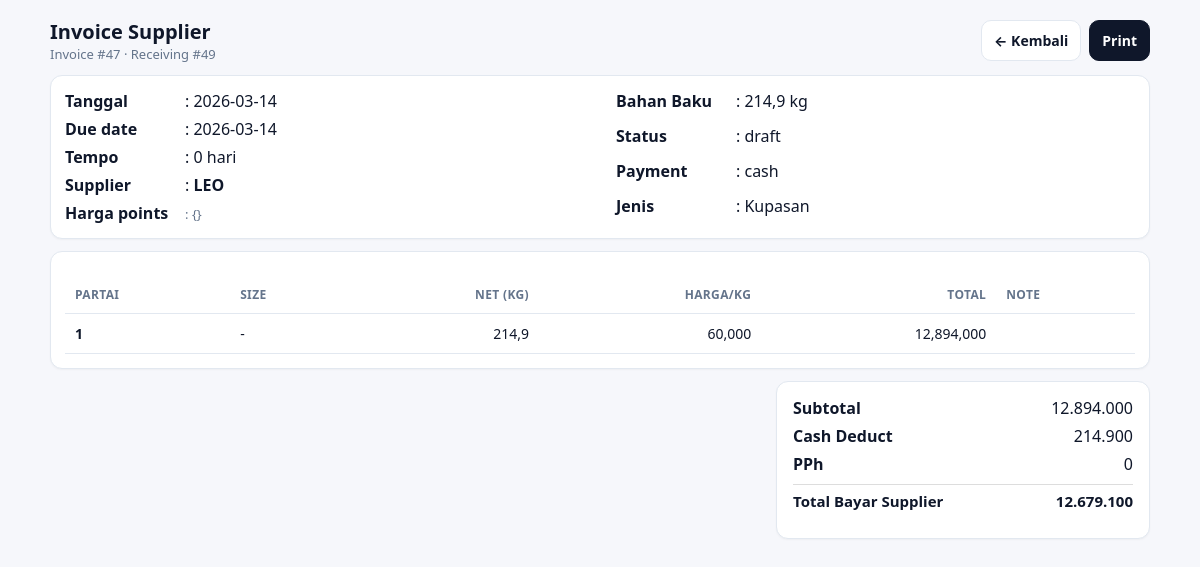
The page /invoice/view/47 on the database as committed earlier.
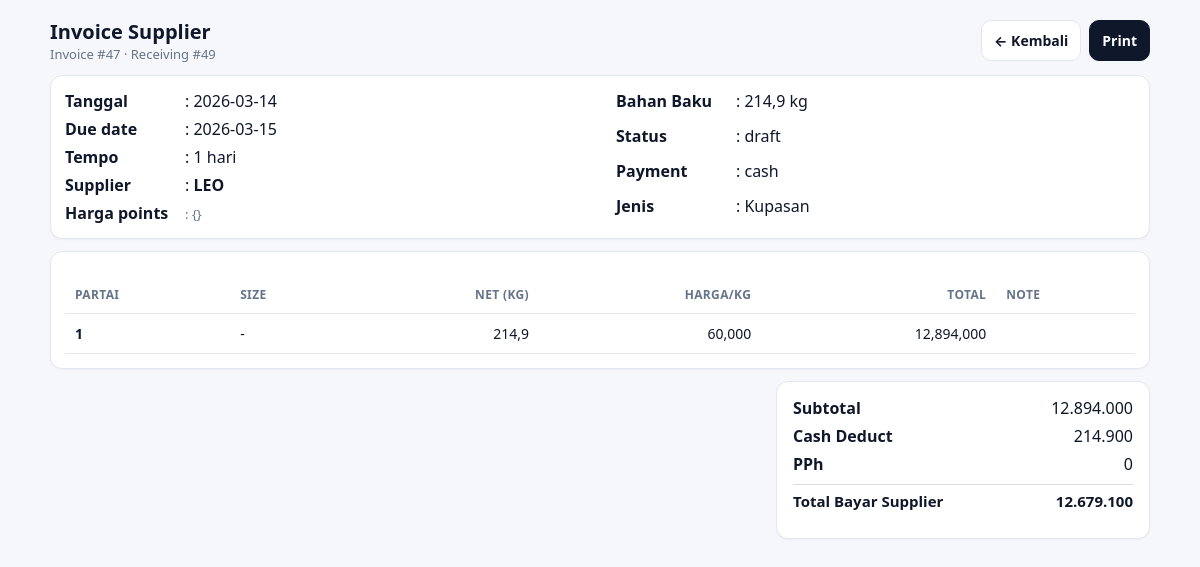
The same page on the database as committed later.
### tables this page shows
CREATE TABLE invoice_header (
            id INTEGER PRIMARY KEY AUTOINCREMENT,

            receiving_id INTEGER NOT NULL UNIQUE, -- 1 receiving = 1 invoice
            tanggal TEXT NOT NULL DEFAULT (date('now','localtime')),
            supplier TEXT NOT NULL,
            price_points_json TEXT NOT NULL,
            payment_type TEXT NOT NULL
                CHECK (payment_type IN ('cash','transfer')),
            tempo_hari INTEGER DEFAULT 0,
            due_date TEXT,

            -- Cash deduct per kg (hanya berlaku kalau cash)
            cash_deduct_per_kg_rp INTEGER DEFAULT 0,
            cash_deduct_total_rp INTEGER DEFAULT 0,
            -- PPh (siap dipakai nanti, 0.25% = 25)
            pph_rate_bp INTEGER DEFAULT 0,
            pph_amount_rp INTEGER DEFAULT 0,
            -- Total Supplier
            subtotal_rp INTEGER DEFAULT 0,
            total_payable_rp INTEGER DEFAULT 0,
            total_paid_g INTEGER DEFAULT 0,
            status TEXT DEFAULT 'draft'
                CHECK (status IN ('draft','issued','paid','void')),
            created_at TEXT DEFAULT (datetime('now','localtime')), note TEXT, grade_prices_json TEXT,
            FOREIGN KEY(receiving_id)
                REFERENCES receiving_header(id)
                ON DELETE CASCADE
        );

CREATE TABLE receiving_header (
            id INTEGER PRIMARY KEY AUTOINCREMENT,
            receiving_no INTEGER NOT NULL UNIQUE,
            tanggal TEXT NOT NULL,
            supplier TEXT NOT NULL,
            jenis TEXT NOT NULL,
            fiber REAL DEFAULT 0,
            created_at TEXT DEFAULT (datetime('now','localtime'))
        );

CREATE TABLE invoice_line (
            id INTEGER PRIMARY KEY AUTOINCREMENT,

            invoice_id INTEGER NOT NULL,
            receiving_item_id INTEGER NOT NULL UNIQUE,

            partai_no INTEGER NOT NULL,

            -- Simpan gram supaya presisi (anti float)
            net_g INTEGER NOT NULL,
            paid_g INTEGER NOT NULL,
            round_size INTEGER,
            price_per_kg_rp INTEGER NOT NULL,
            line_total_rp INTEGER NOT NULL,
            note TEXT,

            FOREIGN KEY(invoice_id)
                REFERENCES invoice_header(id)
                ON DELETE CASCADE,

            FOREIGN KEY(receiving_item_id)
                REFERENCES receiving_item(id)
                ON DELETE CASCADE
        );

### invoice/routes.py (the view)
@invoice_bp.route("/view/<int:invoice_id>", methods=["GET"])
def invoice_view(invoice_id):
    h = repo.get_invoice_header(invoice_id)
    if not h:
        return "Invoice tidak ditemukan", 404
    rh = repo.fetch_receiving_header(h["receiving_id"])
    jenis = (rh.get("jenis") or "").strip().lower() if rh else ""
    lines = repo.fetch_invoice_lines(invoice_id)
    return render_template("invoice/detail.html", header=h, lines=lines, jenis=jenis)

### helpers/db.py (called while the page is built)
def get_conn():
    conn = sqlite3.connect(DB_PATH, timeout=30)
    conn.row_factory = sqlite3.Row
    conn.execute("PRAGMA foreign_keys = ON;")
    conn.execute("PRAGMA journal_mode = WAL;")
    return conn

### invoice/repository.py (called while the page is built)
def fetch_receiving_header(receiving_id):
    conn = get_conn()
    try:
        row = conn.execute("SELECT * FROM receiving_header WHERE id=?", (receiving_id,)).fetchone()
        return dict(row) if row else None
    finally:
        conn.close()

def get_invoice_header(invoice_id):
    conn = get_conn()
    try:
        row = conn.execute("SELECT * FROM invoice_header WHERE id=?", (invoice_id,)).fetchone()
        return dict(row) if row else None
    finally:
        conn.close()

def fetch_invoice_lines(invoice_id):
    conn = get_conn()
    try:
        rows = conn.execute("""
            SELECT il.*
            FROM invoice_line il
            WHERE il.invoice_id = ?
            ORDER BY il.partai_no ASC, il.id ASC
        """, (invoice_id,)).fetchall()
        return [dict(r) for r in rows]
    finally:
        conn.close()

### templates/invoice/detail.html (shortened to what this page needs)
<!doctype html>
<html lang="id">
<head>
</head>
<body>
<div class="wrap">
  <div class="top">
    <div>
      <h2>Invoice Supplier</h2>
      <div class="muted">Invoice #{{ header.id }} · Receiving #{{ header.receiving_id }}</div>
    </div>
    <div style="display:flex;gap:8px;flex-wrap:wrap;justify-content:flex-end;">
    <a class="btn btn-secondary" href="{{ url_for('invoice.invoice_list') }}">← Kembali</a>
      <a class="btn btn-primary" href="#" onclick="window.print();return false;">Print</a>
    </div>
  </div>
  <div class="card">
  <div class="inv-grid">
    <div class="inv-col">
      <div class="inv-row">
        <div class="inv-label">Tanggal     </div>
        <div class="inv-val">: {{ header.tanggal }}</div>
      </div>
      <div class="inv-row">
        <div class="inv-label">Due date</div>
        <div class="inv-val">: {{ header.due_date or "-" }}</div>
      </div>
      <div class="inv-row">
        <div class="inv-label">Tempo</div>
        <div class="inv-val">: {{ header.tempo_hari or 0 }} hari</div>
      </div>
      <div class="inv-row">
        <div class="inv-label">Supplier</div>
        <div class="inv-val">: <b> {{ header.supplier }}</b></div>
      </div>
      <div class="inv-row">
        <div class="inv-label">Harga points</div>
        <div class="inv-val muted">: {{ header.price_points_json or "{}" }}</div>
      </div>
    </div>
    <div class="inv-col">
      {% set val = (header.total_paid_g or 0)/1000 %}
      {% set s = "{:,.1f}".format(val).replace(",", "X").replace(".", ",").replace("X", ".") %}
      <div class="inv-row">
        <div class="inv-label">Bahan Baku</div>
        <div class="inv-val">: {{ s.rstrip("0").rstrip(",") }} kg</div>
      </div>
      <div class="inv-row">
        <div class="inv-label">Status</div>
        <div class="inv-val">: {{ header.status }}</div>
      </div>
      <div class="inv-row">
        <div class="inv-label">Payment</div>
        <div class="inv-val">: {{ header.payment_type }}</div>
      </div>
      <div class="inv-row">
        <div class="inv-label">Jenis</div>
        <div class="inv-val">: {{ jenis|capitalize }}</div>
      </div>
    </div>
  </div>
</div>
  <div class="card" style="margin-top:12px; overflow:auto;">
    <table>
      <thead>
        <tr>
          <th>Partai</th>
          <th>Size</th>
          <th class="right">Net (kg)</th>
          <th class="right">Harga/kg</th>
          <th class="right">Total</th>
          <th>Note</th>
        </tr>
      </thead>
      <tbody>
        {% for r in lines %}
        <tr>
          <td><b>{{ r.partai_no }}</b></td>
          <td class="center">
            {% if jenis == "kupasan" %}
              {{ (r.kategori_kupasan or "-")|lower }}
            {% else %}
              {{ r.round_size or "-" }}
            {% endif %}
          </td>
              {% set val = (r.net_g or 0)/1000 %}
              {% set s = "{:,.1f}".format(val)
               .replace(",", "X")
               .replace(".", ",")
               .replace("X", ".") %}
          <td class="right">
              {{ s.rstrip("0").rstrip(",") }}
          </td>
          <td class="right">{{ "{:,}".format(r.price_override_per_kg_rp or r.price_per_kg_rp) }}</td>
          <td class="right">{{ "{:,}".format(r.line_total_rp or 0) }}</td>
          <td>{{ r.note or "" }}</td>
        </tr>
        {% endfor %}
      </tbody>
    </table>
  </div>
  <div class="card summary-box" style="margin-top:12px;">
  <div class="sum-row">
    <div class="sum-label">Subtotal</div>
    <div class="sum-value">
      {{ "{:,}".format(header.subtotal_rp or 0).replace(",", ".") }}
    </div>
  </div>
  <div class="sum-row">
    <div class="sum-label">Cash Deduct</div>
    <div class="sum-value">
      {{ "{:,}".format(header.cash_deduct_total_rp or 0).replace(",", ".") }}
    </div>
  </div>
  <div class="sum-row">
    <div class="sum-label">PPh</div>
    <div class="sum-value">
      {{ "{:,}".format(header.pph_amount_rp or 0).replace(",", ".") }}
    </div>
  </div>
  <div class="sum-row total-row">
    <div class="sum-label">Total Bayar Supplier</div>
    <div class="sum-value">
      {{ "{:,}".format(header.total_payable_rp or 0).replace(",", ".") }}
    </div>
  </div>
  <div class="sum-row" style="margin-top:6px;">
    </div>
  </div>
</div>
</body>
</html>

### templates/invoice/detail.html (style rules this page uses)
:root { --bg:#f6f7fb;--card:#fff;--text:#0f172a;--muted:#64748b;--border:#e2e8f0;--btn:#0f172a }
body { margin:0;font-family:system-ui,-apple-system,Segoe UI,Roboto,Arial;background:var(--bg);color:var(--text) }
.wrap { max-width:1100px;margin:18px auto;padding:0 14px }
.top { display:flex;justify-content:space-between;align-items:center;gap:10px;margin-bottom:12px }
h2 { margin:0;font-size:20px }
.muted { color:var(--muted);font-size:13px }
.card { background:var(--card);border:1px solid var(--border);border-radius:12px;padding:14px;box-shadow:0 1px 2px rgba(0,0,0,.04) }
.btn { display:inline-block;padding:10px 12px;border-radius:10px;border:1px solid var(--border);text-decoration:none;font-weight:700;font-size:14px;background:#fff;color:var(--text) }
.btn-primary { background:var(--btn);color:#fff;border-color:var(--btn) }
table { width:100%;border-collapse:collapse;margin-top:10px }
th,td { border-bottom:1px solid var(--border);padding:10px;text-align:left;font-size:14px;vertical-align:top }
th { font-size:12px;color:var(--muted);text-transform:uppercase;letter-spacing:.03em }
.right { text-align:right }
.summary-box { width: 340px; margin-left: auto; padding: 12px 16px; }
.sum-row { display: grid; grid-template-columns: 1fr auto; padding: 3px 0; }
.sum-label { text-align: left; font-weight: 600; }
.sum-value { text-align: right; font-variant-numeric: tabular-nums; }
.total-row { margin-top: 6px; padding-top: 6px; border-top: 1px solid #ddd; font-weight: 800; font-size: 15px; }
.inv-grid { display: grid; grid-template-columns: 1fr 1fr; gap: 32px; }
.inv-col { display: grid; gap: 6px; }
.inv-row { display: grid; grid-template-columns: 120px 1fr; align-items: baseline; }
.inv-label { font-weight: 700; }
.inv-val { font-variant-numeric: tabular-nums; }

Rows that differ between the two databases and show on the page:
changed invoice_header "LEO": due_date "2026-03-14" → "2026-03-15"; tempo_hari "0" → "1"
